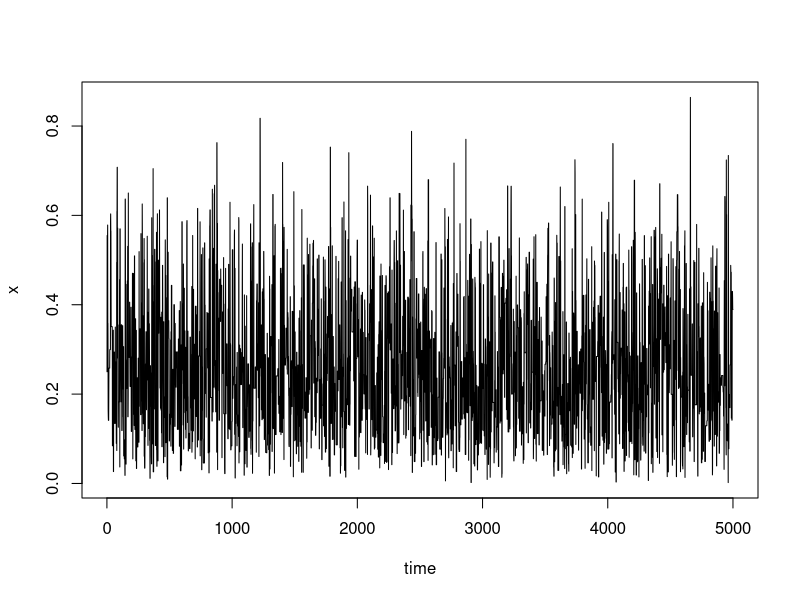
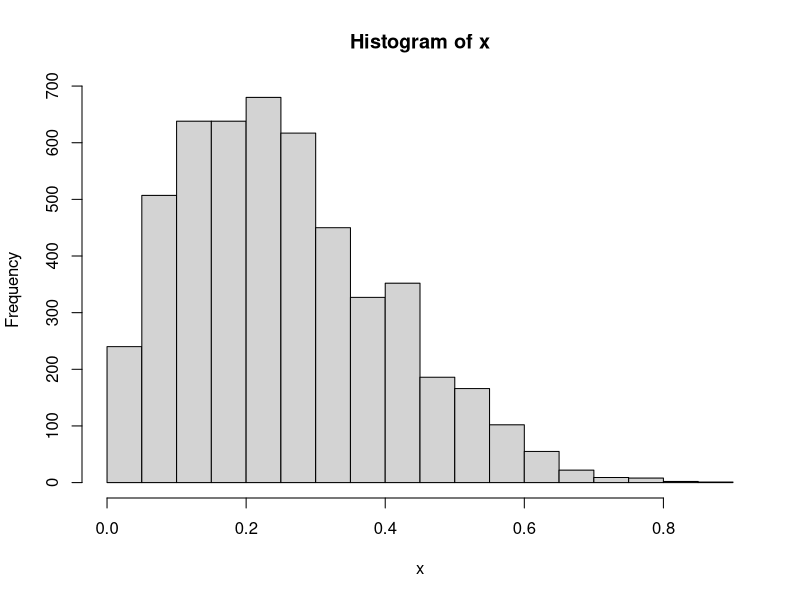
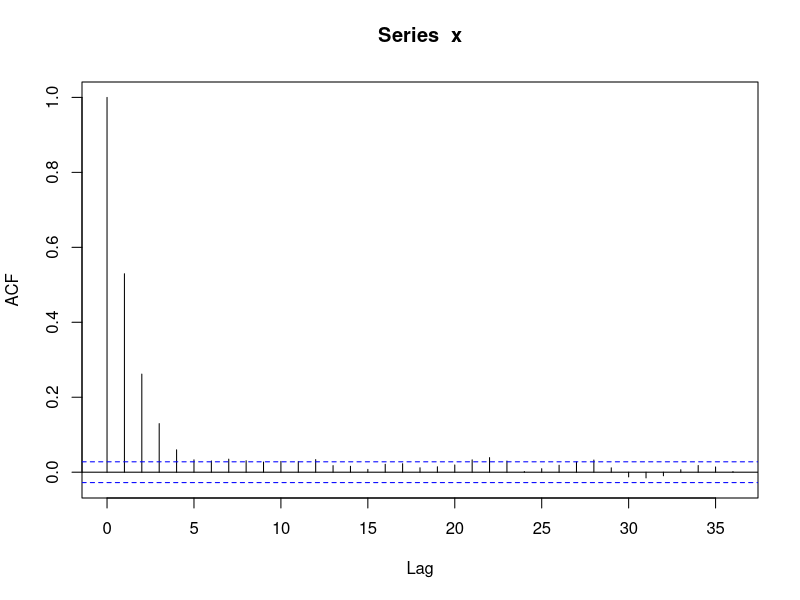

Write R code to recreate these figures, in order.
#Metropolis Hastings Algorithm
a = 2
b = 6
N = 5000
x = a/(a+b)

for (i in 2:N){
  x.cand = runif(1)
  r = min(dbeta(x.cand,a,b)/dbeta(x[i-1],a,b),1)
  u = runif(1)
  
  if(u<r)
    
    {x[i] =x.cand}
    
    else
      {x[i] = x[i-1]}
  }
  
time = 1:N
plot(time,x,type = "l")
hist(x)
mean(x)
acf(x)
